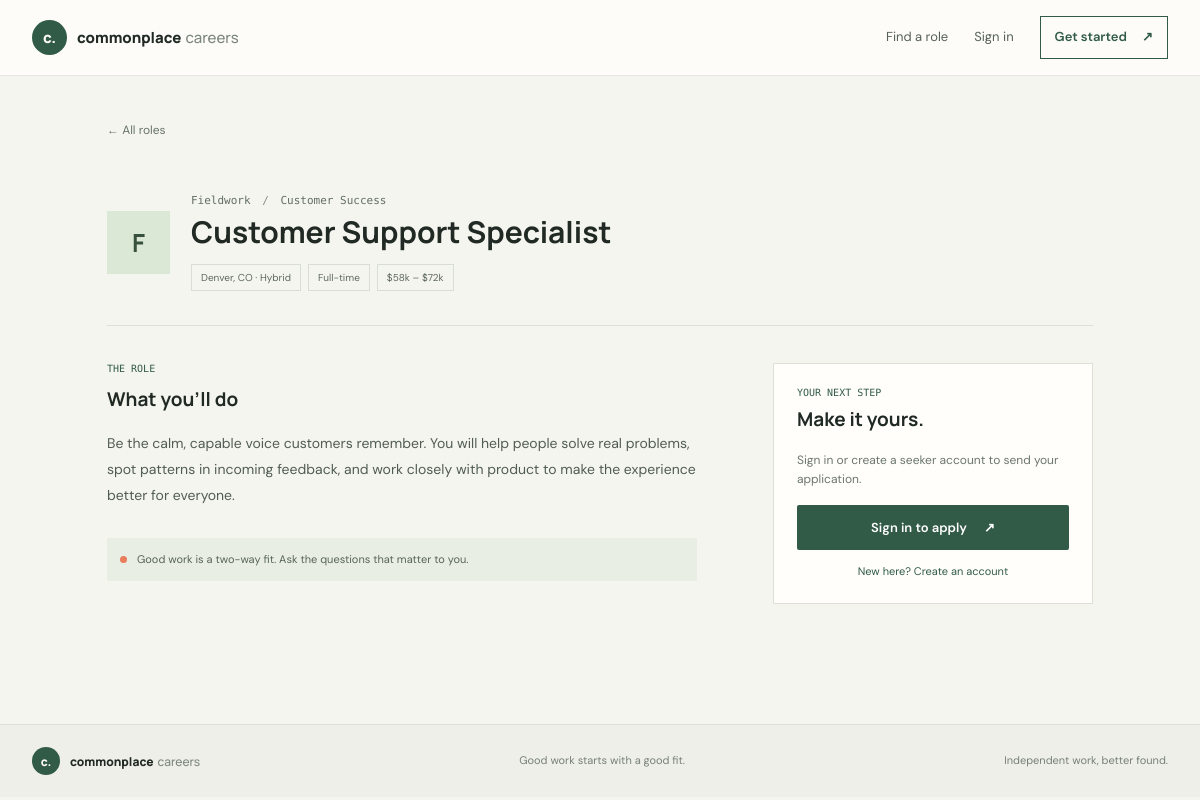
Screenshot of /jobs/6 with the database file from the repository.
### tables this page shows
CREATE TABLE jobs (
    id INTEGER PRIMARY KEY AUTOINCREMENT,
    employer_id INTEGER REFERENCES users(id) ON DELETE SET NULL,
    title TEXT NOT NULL,
    company TEXT NOT NULL,
    location TEXT NOT NULL,
    category TEXT NOT NULL,
    employment_type TEXT NOT NULL,
    salary TEXT,
    description TEXT NOT NULL,
    created_at TEXT NOT NULL DEFAULT CURRENT_TIMESTAMP
);

### app.py (the view)
    @app.get("/jobs/<int:job_id>")
    def job_detail(job_id):
        job = get_db().execute(
            "SELECT * FROM jobs WHERE id = ?", (job_id,)
        ).fetchone()
        if job is None:
            abort(404)
        applied = False
        if g.user and g.user["role"] == "seeker":
            applied = get_db().execute(
                "SELECT 1 FROM applications WHERE job_id = ? AND user_id = ?",
                (job_id, g.user["id"]),
            ).fetchone() is not None
        return render_template("job_detail.html", job=job, applied=applied)

### app.py (called while the page is built)
def get_db():
    if "db" not in g:
        g.db = sqlite3.connect(current_app.config["DATABASE"])
        g.db.row_factory = sqlite3.Row
        g.db.execute("PRAGMA foreign_keys = ON")
    return g.db

### templates/job_detail.html (shortened to what this page needs)
{% extends 'base.html' %}
{% block content %}
<section class="detail-section"><div class="container detail-container"><a class="back-link" href="{{ url_for('index') }}">← All roles</a>
  <div class="detail-header"><div class="job-company-mark detail-mark">{{ job.company[0]|upper }}</div><div><p class="job-company">{{ job.company }} <span class="company-separator">/</span> {{ job.category }}</p><h1>{{ job.title }}</h1><div class="detail-tags"><span>{{ job.location }}</span><span>{{ job.employment_type }}</span>{% if job.salary %}<span>{{ job.salary }}</span>{% endif %}</div></div></div>
  <div class="detail-layout"><article class="detail-copy"><p class="eyebrow">THE ROLE</p><h2>What you'll do</h2>{% for paragraph in job.description.split('\n\n') %}<p>{{ paragraph }}</p>{% endfor %}<div class="detail-note"><span class="note-pin"></span><span>Good work is a two-way fit. Ask the questions that matter to you.</span></div></article>
  <aside class="apply-panel" id="apply"><p class="eyebrow">YOUR NEXT STEP</p><h2>Make it yours.</h2>
    {% if applied %}<div class="already-applied"><span>✓</span><p>You're in the running.<br><small>Check your dashboard for updates.</small></p></div>
    {% elif not g.user %}<p>Sign in or create a seeker account to send your application.</p><a class="button button-dark w-100" href="{{ url_for('login') }}">Sign in to apply <span aria-hidden="true">↗</span></a><a class="apply-secondary" href="{{ url_for('register') }}">New here? Create an account</a>
    {% else %}<p>Employer and admin accounts can't apply to job listings.</p>{% endif %}
  </aside></div>
</div></section>
{% endblock %}

### static/styles.css (style rules this page uses)
:root { --ink: #202923; --ink-soft: #56615a; --paper: #f5f5ef; --white: #fffefa; --line: #dedfd6; --green: #315b47; --green-dark: #244433; --mint: #d7e5d7; --coral: #e87c5b; --coral-light: #f6e1d8; --yellow: #e4bd69; --sans: "DM Sans", "Segoe UI", sans-serif; --display: "Manrope", "Segoe UI", sans-serif; --mono: "DM Mono", Consolas, monospace; }
* { box-sizing: border-box; }
html { scroll-behavior: smooth; }
body { min-height: 100vh; color: var(--ink); background: var(--paper); font-family: var(--sans); font-size: 15px; line-height: 1.55; }
a { color: inherit; text-decoration: none; }
.container { max-width: 1160px; }
.eyebrow { margin: 0 0 16px; color: var(--green); font: 500 10px var(--mono); text-transform: uppercase; }
.note-pin { width: 7px; height: 7px; border-radius: 50%; background: var(--coral); }
.button { display: inline-flex; min-height: 45px; align-items: center; justify-content: center; gap: 17px; padding: 0 18px; border: 1px solid transparent; border-radius: 2px; font-size: 13px; font-weight: 600; transition: background .18s ease, color .18s ease, transform .18s ease; }
.button-dark { color: white; background: var(--green); }
.job-company-mark { display: grid; width: 48px; height: 48px; place-items: center; color: #38503e; background: #dce8d6; font: 700 20px var(--display); }
.job-company { margin: 0 0 4px; color: #626e64; font: 11px var(--mono); }
.job-company > span:last-child { color: #869087; }
.company-separator { padding: 0 5px; color: #bdc3b9; }
.detail-section, .dashboard-section { min-height: calc(100vh - 152px); padding: 42px 0 70px; }
.detail-container { max-width: 1010px; }
.back-link { display: inline-block; margin-bottom: 27px; color: #68746a; font-size: 12px; }
.detail-header { display: flex; align-items: center; gap: 21px; padding: 27px 0 34px; border-bottom: 1px solid var(--line); }
.detail-mark { width: 63px; height: 63px; font-size: 25px; }
.detail-header h1 { margin: 3px 0 12px; font: 700 30px var(--display); }
.detail-tags { display: flex; flex-wrap: wrap; gap: 7px; }
.detail-tags span { padding: 5px 9px; border: 1px solid #d9ded5; color: #5d695f; font-size: 10px; }
.detail-layout { display: grid; grid-template-columns: minmax(0, 1fr) 320px; gap: 62px; padding-top: 37px; }
.detail-copy { max-width: 590px; }
.detail-copy .eyebrow { margin-bottom: 12px; }
.detail-copy h2, .apply-panel h2 { margin: 0 0 19px; font: 700 19px var(--display); }
.detail-copy > p:not(.eyebrow) { margin: 0 0 16px; color: #515d54; font-size: 14px; line-height: 1.85; white-space: pre-line; }
.detail-note { display: flex; align-items: center; gap: 10px; margin-top: 29px; padding: 13px; color: #576359; background: #e9eee5; font-size: 11px; }
.apply-panel { align-self: start; padding: 23px; border: 1px solid var(--line); background: var(--white); }
.apply-panel .eyebrow { margin-bottom: 8px; }
.apply-panel > p:not(.eyebrow) { margin: 0 0 17px; color: #6d776e; font-size: 12px; }
.apply-secondary { display: block; margin-top: 13px; color: var(--green); font-size: 11px; text-align: center; }

### rows the page displays
jobs: company "F", company "Fieldwork", category "Customer Success", title "Customer Support Specialist", location "Denver, CO · Hybrid", employment_type "Full-time", salary "$58k – $72k", description "Be the calm, capable voice customers remember. You will help people solve real problems, spot patterns in incoming feedback, and work closely with product to make the experience better for everyone."
